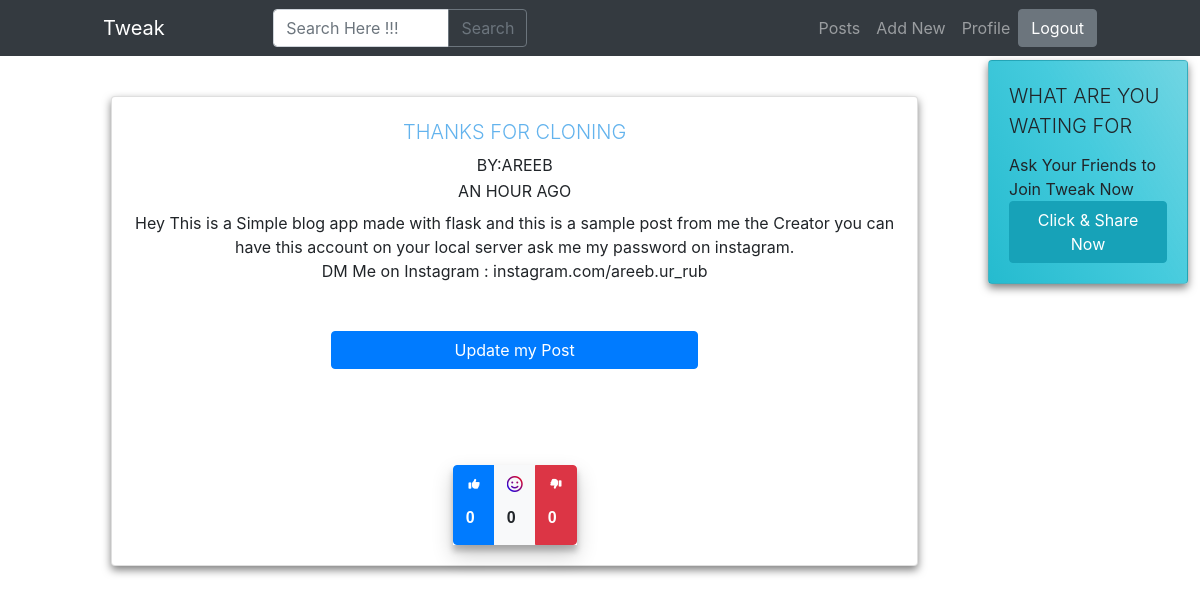
Page /post/psz8lR_y8Mg (signed in) on the committed database.
### app.py (models this page shows)
class Posts(db.Model):
    id = db.Column(db.Integer, primary_key=True)
    post_id = db.Column(db.String(30), nullable=False)
    post_by = db.Column(db.String(15), nullable=False)
    post_title = db.Column(db.String(80), nullable=False)
    post_body = db.Column(db.String(25000), nullable=False)
    post_created = db.Column(db.DateTime, default = datetime.utcnow)

### app.py (the view)
@app.route('/post/<string:postid>')
@login_required
def post(postid):
    post = Posts.query.filter_by(post_id=postid).first()
    rate = Like.query.filter_by(Lpid=postid,by=current_user.username).first()
    Likes = Like.query.filter_by(Lpid=postid,Action="like").count()
    Smiles = Like.query.filter_by(Lpid=postid,Action="smile").count()
    Disikes = Like.query.filter_by(Lpid=postid,Action="dislike").count()
    name = post.post_by
    return render_template('post.html',
                            rate=rate,
                            post=post,
                            name=name,
                            profile = current_user.username,
                            Likes = Likes,
                            Smiles = Smiles,
                            Dislikes = Disikes
                            )

### app.py (called while the page is built)
@login_manager.user_loader
def load_user(user_id):
    return User.query.get(int(user_id))

### filters.py (called while the page is built)
def datetimeformat(date_str):
    dt = arrow.get(date_str)
    return dt.humanize()

### templates/post.html (shortened to what this page needs)
{% extends "base.html" %}
{% block head %}
<link href="https://unpkg.com/tailwindcss@^1.0/dist/tailwind.min.css" rel="stylesheet">
<link href="{{url_for('static', filename='rate.css')}}" rel="stylesheet">
{% endblock %}
{% block header %}
<div class="inline-block">
<a href="{{ url_for('logout') }}">
  <button type="button" class="btn btn-secondary d-flex">Logout</button>
</a>
</div>
{% endblock %}
{% block body %}
<div class="container mt-16 mb-24 ">
  <div class="row">
    <div class="col-lg-10 p-0 m-0">
      <div class="container">
        <div class="row">
          <div class="col-lg-12 mt-3">
              <div class="card m-2 mb-3 mt-3" style="box-shadow: 0 4px 8px 0 rgba(0, 0, 0, 0.5); ">
                <div class="card-body text-center" style="position:relative;">
                  <p class="card-title text-uppercase lead text-blue-400" style="position: relative; ">
                  <a>{{ post.post_title }}</a>
                  </p>
                  <p class="card-subtitle mb-2 text-uppercase">by:<a href="{{ url_for('dashboard',pro = post.post_by) }}">{{ post.post_by }}</a></p>
                  <p class="card-subtitle mb-2 text-uppercase">{{ post.post_created | datetimeformat }}</p>
                  <div class="card-text" style="overflow: scroll; width:100%; height: auto; "> {{ post.post_body | safe }} </div>
                  {% if name == profile %}
                  <div class="row mt-5">
                  <div class="col-md-3"></div>
                  <div class="col-md-6">
                    <a href="{{ url_for('updatepost',postid = post.post_id) }}">
                      <button type="submit" class="btn btn-primary w-full">Update my Post</button>
                    </a>
                  </div>
                  <div class="col-md-3"></div>
                </div>
                  {% endif %}
                  <div class="row mt-5">
                    <div class="col-12 text-center mt-5" id="rate-controller"  reaction="{{rate.Action}}">
                      <div class="btn-group btn-group-toggle rate" data-toggle="buttons">
                          <label class="btn btn-primary active">
                              <i id="like-icon" class="fa fa-thumbs-up" aria-hidden="true"></i>
                              <label class="count" id="Likes">{{Likes}}</label>
                          </label>
                          <label class="btn btn-light">
                              <i id="smile-icon" class="fa fa-smile-o" aria-hidden="true"></i>
                              <label class="count" id="Smiles">{{Smiles}}</label>
                          </label>
                          <label class="btn btn-danger">
                              <i id="dislike-icon" class="fa fa-thumbs-down" aria-hidden="true"></i>
                              <label class="count" id="Dislikes">{{Dislikes}}</label>
                          </label>
                      </div>
                    </div>
                  </div>
                </div>
              </div>
        </div>
        </div>
      </div>
    </div>
    <div class="col-lg-2 p-0">
        <div class="card h-full w-full d-lg-block d-md-none d-none" style="box-shadow: 0 4px 8px 0 rgba(0, 0, 0, 0.5); overflow: hidden; width:200px;  height:auto; background: linear-gradient(60deg,#25bbcf 0%,#45cbdd 55%,#60d0dfe3 100%);position: fixed; right: 12px; top:60px;">
          <a href="https://api.whatsapp.com/send?text=Hey%2C%20I%20tried%20Tweak%20their%20idea%20is%20cool%20just%20try%20it%20once%20and%20you%20will%20definitely%20like%20itPost%20something%20and%20share%20me%20the%20link%2C%20Show%20some%20of%20your%20writing%20skillslink%20to%20the%20website%3A%20https%3A%2F%2Ftweak-web.herokuapp.com%%20Register%20Now%20!!!!!!">
            <div class="card-body">
              <p class="card-title text-uppercase lead" >
                What are you wating for
              </p>
              <p class="card-text" style="overflow: hidden;  max-height: 14ch;">Ask Your Friends to Join Tweak Now</p>
                <a href="https://api.whatsapp.com/send?text=Hey%2C%20I%20tried%20Tweak%20their%20idea%20is%20cool%20just%20try%20it%20once%20and%20you%20will%20definitely%20like%20itPost%20something%20and%20share%20me%20the%20link%2C%20Show%20some%20of%20your%20writing%20skillslink%20to%20the%20website%3A%20https%3A%2F%2Ftweak-web.herokuapp.com%%20Register%20Now%20!!!!!!">
                  <button type="submit" class="btn btn-info w-full">Click & Share Now</button>
                </a>
              </div>
            </div>
        </div>
    </div>
  </div>
{% endblock %}

### static/rate.css (style rules this page uses)
.fa-thumbs-down { transform: scaleX(-1) scale(0.7); transition:0.2s; }
.fa-thumbs-up { transform:scale(0.7); transition:0.2s; }
.fa-smile-o { background:linear-gradient(45deg,#0105ff,#ff0505); -webkit-background-clip: text; -moz-background-clip: text; background-clip: text; -webkit-text-fill-color:transparent; transition: 0.2s; }
.rate { Box-shadow:0 10px 20px rgba(0,0,0,0.19), 0 6px 6px rgba(0,0,0,0.23); }
.count { margin-top: 10px; display:flex; font-weight: bold; font-family: 'Trebuchet MS', 'Lucida Sans Unicode', 'Lucida Grande', 'Lucida Sans', Arial, sans-serif; font-size: 16px; }

### templates/base.html (style rules this page uses)
a, a:hover, a:focus, a:active { text-decoration: none; color: inherit; }

### rows in the picture
Posts: post_title "THANKS FOR CLONING", post_by "AREEB", post_created "AN HOUR AGO", post_body "Hey This is a Simple blog app made with flask and this is a sample post from me the Creator you can have this account on your local server ask me my password on instagram. DM Me on Instagram : instagram.com/areeb.ur_rub"

### other values in the picture
{{ Likes }} "0"
{{ Smiles }} "0"
{{ Dislikes }} "0"
